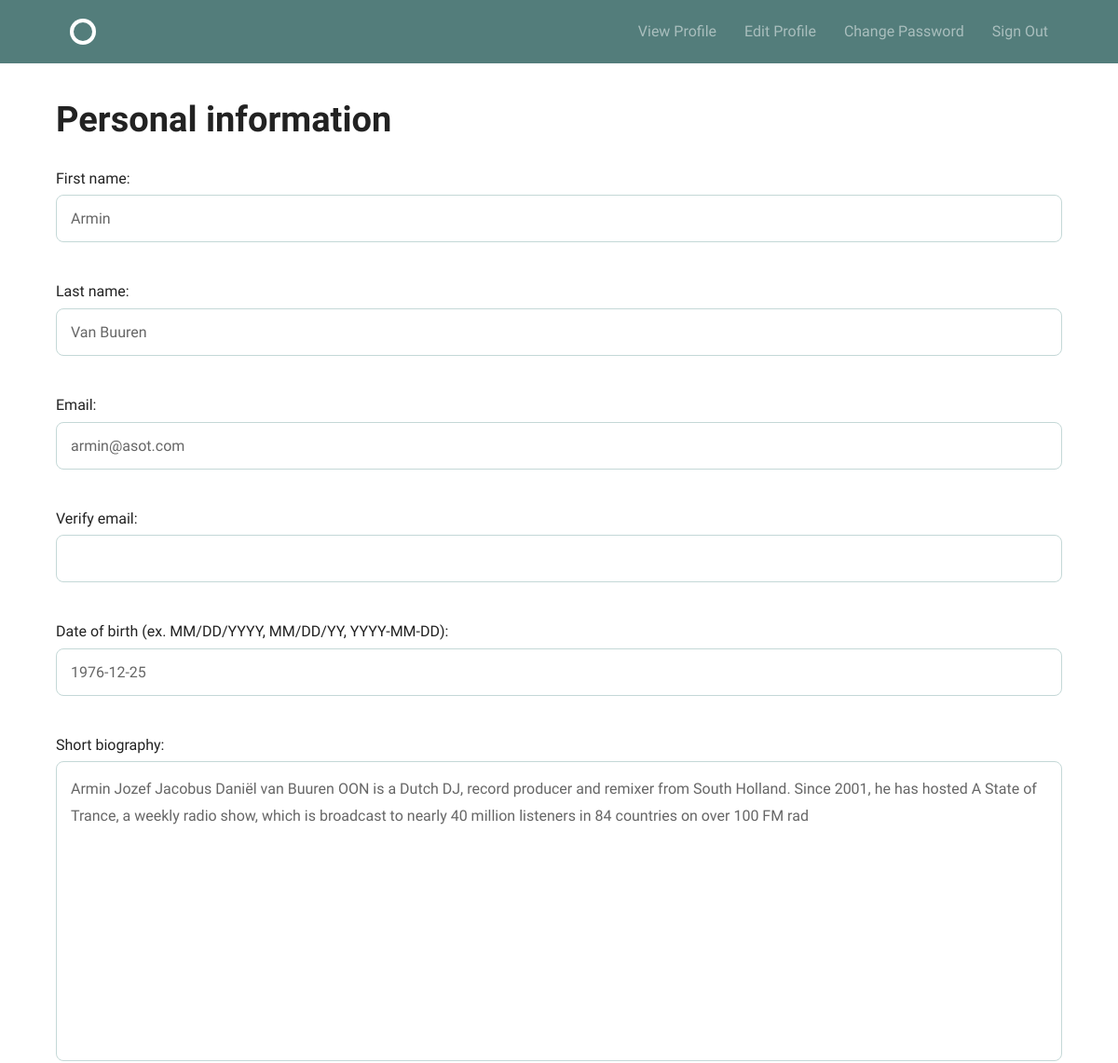
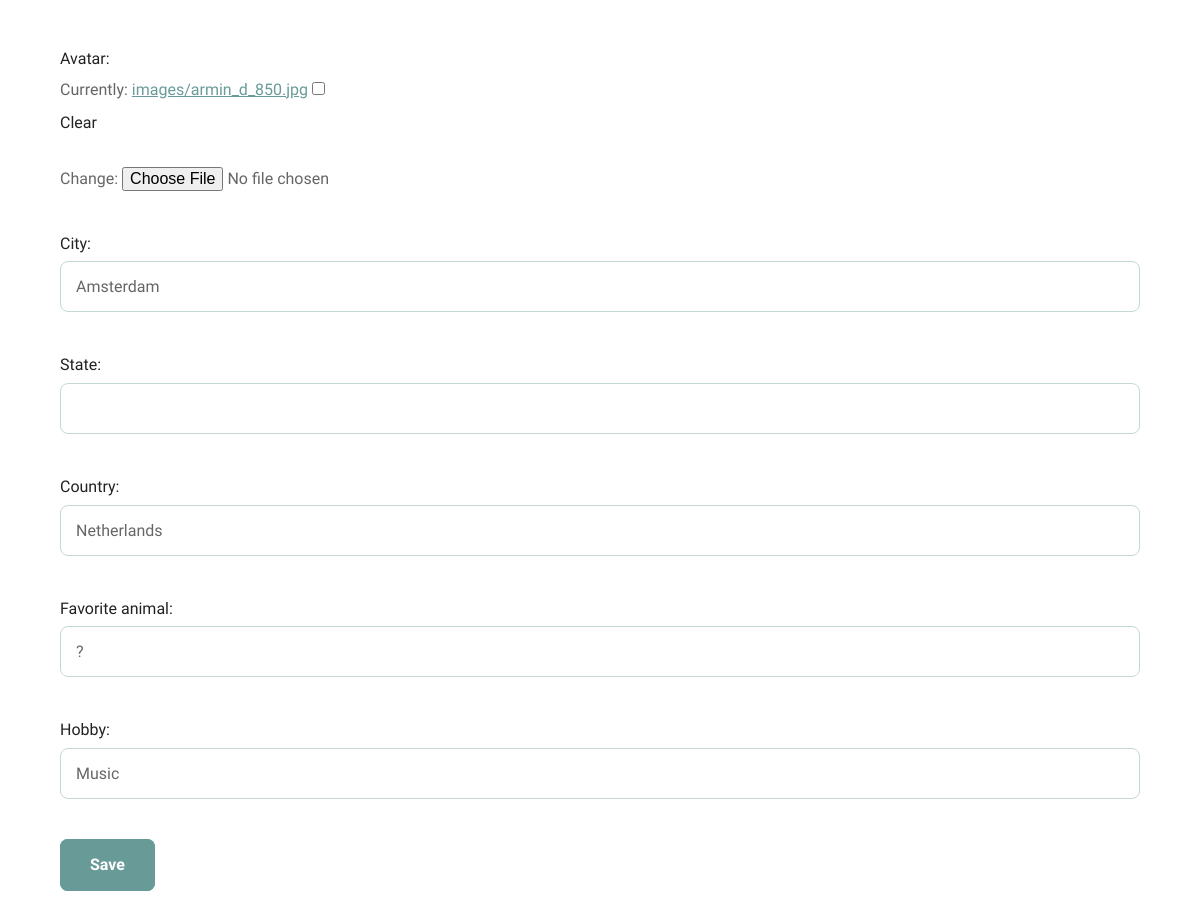
The page /accounts/profile/edit/ (signed in) on the database its author committed (2 pictures, top to bottom).
### accounts/models.py (models this page shows)
class Profile(models.Model):
    username = models.OneToOneField(User,on_delete=models.CASCADE)
    email = models.EmailField(null=True,blank=True,unique=True)
    date_birth = models.DateField(null=True,blank=True)
    avatar = models.ImageField(
        upload_to='images/', null=True, blank=True)
    bio = models.TextField(max_length=255, blank=True)
    city = models.CharField(max_length=255, blank=True)
    state = models.CharField(max_length=255, blank=True)
    country = models.CharField(max_length=255, blank=True)
    fav_animal = models.CharField(max_length=255, blank=True)
    hobby = models.CharField(max_length=255, blank=True)

### accounts/views.py (the view)
# urls.py: url(r'profile/edit/$', views.profile_edit, name='profile_edit'),
@login_required
@transaction.atomic
def profile_edit(request):
    if request.method == 'POST':
        profile_form = forms.ProfileForm(
            request.POST,request.FILES,instance=request.user.profile)
        user_form = forms.UserForm(request.POST, instance=request.user)
        if profile_form.is_valid() and user_form.is_valid():
            profile_form.save()
            user_form.save()
            messages.success(request,'Profile was successfully updated!')
            return redirect('accounts:profile')
    else:
        profile_form = forms.ProfileForm(instance=request.user.profile)
        user_form = forms.UserForm(instance=request.user)
    return render(request, 'accounts/profile_edit.html',
        {'profile_form': profile_form,'user_form': user_form})

### accounts/forms.py (shortened to what this page needs)
class ProfileForm(forms.ModelForm):
    confirm_email = forms.EmailField(label='Verify email')
    date_birth = forms.DateField(
        input_formats=['%m/%d/%Y', '%m/%d/%y', '%Y-%m-%d',],
        label='Date of birth (ex. MM/DD/YYYY, MM/DD/YY, YYYY-MM-DD)')
    class Meta:
        model = models.Profile
        fields = (
            'email', 'confirm_email', 'date_birth',
            'bio', 'avatar', 'city', 'state', 'country', 'fav_animal','hobby',
        )
        labels = {
            'bio': 'Short biography', 'fav_animal': 'Favorite animal',
        }

class UserForm(forms.ModelForm):
    first_name = forms.CharField(label=('First name'))
    last_name  = forms.CharField(label=('Last name'))
    class Meta:
        model = User
        fields = ('first_name', 'last_name')

### accounts/templates/accounts/profile_edit.html (shortened to what this page needs)
{% extends 'layout.html' %}
{% block body %}
    <div class="row columns">
        <h1>Personal information</h1>
        <form method="POST" enctype="multipart/form-data" action="">
            <section>
              {{ user_form.as_p }}
              {{ profile_form.as_p }}
            </section>
            <input type="submit" class="button-primary" value="Save">
        </form>
    </div>
{% endblock %}

### assets/css/global.css (style rules this page uses)
html { font-family: sans-serif; -ms-text-size-adjust: 100%; -webkit-text-size-adjust: 100%; }
body { margin: 0; }
article, aside, details, figcaption, figure, footer, header, hgroup, main, menu, nav, section, summary { display: block; }
a { background-color: transparent; }
h1 { font-size: 2em; margin: 0.67em 0; }
button, input, optgroup, select, textarea { color: inherit; font: inherit; margin: 0; }
input[type="reset"], input[type="submit"] { -webkit-appearance: button; cursor: pointer; }
input { line-height: normal; }
input[type="checkbox"], input[type="radio"] { box-sizing: border-box; padding: 0; }
textarea { overflow: auto; }
html { font-size: 62.5%; }
body { font-size: 1.5em; line-height: 1.6; font-weight: 400; font-family: "Cousine"; color: #666; }
h1, h2, h3, h4, h5, h6 { margin-top: 0; margin-bottom: 2rem; font-weight: bold; font-family: "Work Sans", sans-serif; color: #222; }
h1 { font-size: 3.8rem; }
@media (min-width: 550px) { h1 { font-size: 3.8rem; } }
p { margin-top: 0; font-size: 1.6rem; }
a { color: #689b98; -webkit-transition: color 0.2s; -moz-transition: color 0.2s; -ms-transition: color 0.2s; -o-transition: color 0.2s; transition: color 0.2s; }
.button, button, input[type="submit"], input[type="reset"], input[type="button"] { font-family: "Work Sans", sans-serif; font-size: 1.6rem; padding: 18px 30px; border: 0; margin-right: 10px; border-radius: 8px; font-weight: bold; display: inline-block; white-space: nowrap; box-sizing: border-box; line-height: 1; text-decoration: none; color: #689b98; background: none; box-shadow: 0 0 0 2px #689b98 inset; position: relative; -webkit-transition: 0.2s; -moz-transition: 0.2s; -ms-transition: 0.2s; -o-transition: 0.2s; transition: 0.2s; }
.button.button-primary, input[type="submit"].button-primary, input[type="reset"].button-primary, input[type="button"].button-primary, button.button-primary { color: #fff; background-color: #689b98; }
textarea { padding: 15px; border: 1px solid #c4d8d7; box-shadow: none; box-sizing: border-box; min-height: 200px; width: 100%; font-size: 1.6rem; line-height: 1.8; border-radius: 8px; -webkit-appearance: none; -moz-appearance: none; appearance: none; outline: none; }
input[type="email"], input[type="number"], input[type="search"], input[type="text"], select, input[type="tel"], input[type="url"], input[type="password"] { background: #fff; width: 100%; color: #666; border-radius: 8px; border: 1px solid #c4d8d7; padding: 15px; margin-bottom: 15px; outline: none; box-sizing: border-box; font-size: 1.6rem; font-family: "Work Sans", sans-serif; -webkit-appearance: none; -moz-appearance: none; appearance: none; -webkit-transition: 0.2s; -moz-transition: 0.2s; -ms-transition: 0.2s; -o-transition: 0.2s; transition: 0.2s; }
label, legend { display: block; margin-bottom: 0.5rem; color: #222; font-family: "Work Sans", sans-serif; }
input[type="checkbox"], input[type="radio"] { display: inline; }
input, textarea, select, fieldset { margin-bottom: 1.5rem; }
pre, blockquote, dl, figure, table, p, ul, ol, form { margin-bottom: 2.5rem; }

### rows shown on the page
Profile: email "armin@asot.com", date_birth "1976-12-25", bio "Armin Jozef Jacobus Daniël van Buuren OON is a Dutch DJ, record producer and remixer from South Holland. Since 2001, he has hosted A State of Trance, a weekly radio show, which is broadcast to nearly 40 million listeners in 84 countries on over 100 FM rad", city "Amsterdam", country "Netherlands", fav_animal "?", hobby "Music"
